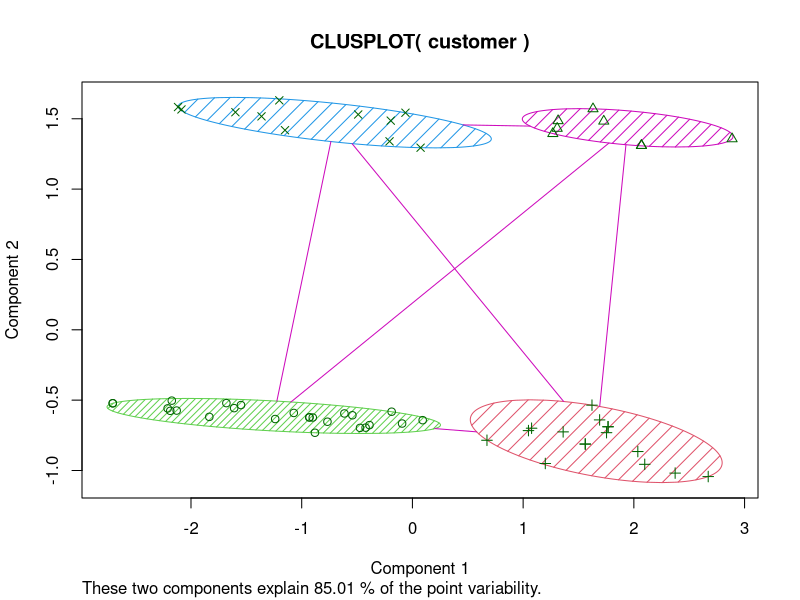
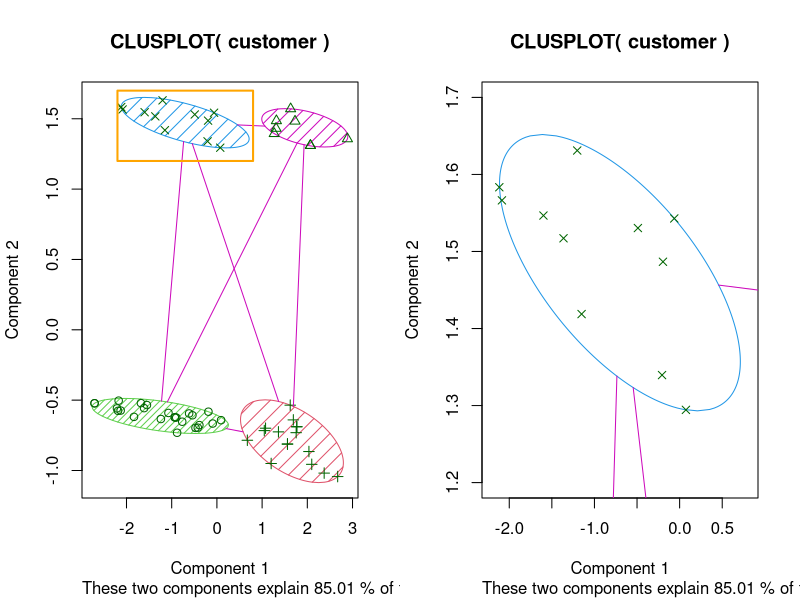
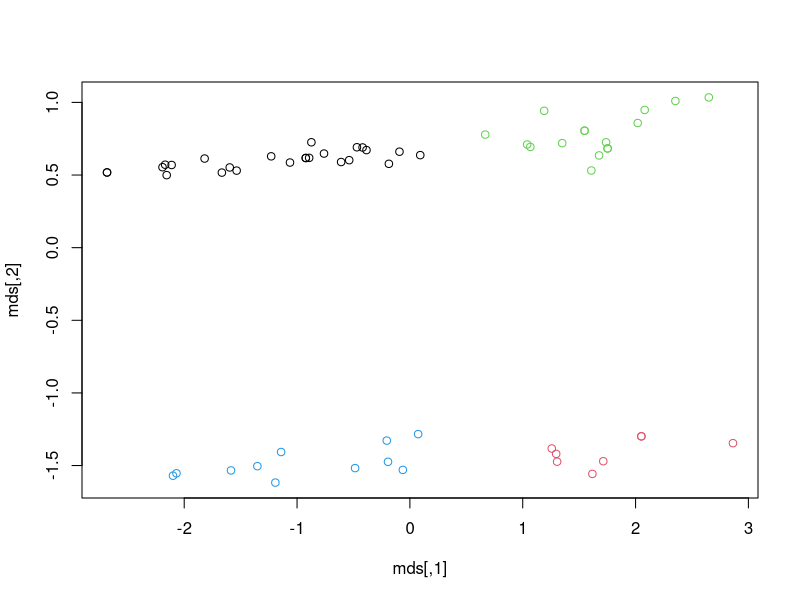

Write R code to recreate these figures, in order.
# Drawing a bivariate cluster plot

customer = read.csv('data/customer.csv', header = TRUE)
customer = scale(customer[,-1])

set.seed(22)

# Use k-means to cluster the customer data
fit = kmeans(customer, 4)

library(cluster) # install.packages("cluster")

# Draw a bivariate cluster plot
clusplot(customer, fit$cluster, color = TRUE, shade = TRUE)

# Zoom into the bivariate cluster plot
dev.off()

par(mfrow = c(1, 2)) # Set-up two plots (1 row and 2 columns)

clusplot(customer, fit$cluster, color = TRUE, shade = TRUE)
rect(-2.2, 1.2, 0.8, 1.7, border = "orange", lwd = 2) # x-left, y-bottom, x-right, y-top

clusplot(customer, fit$cluster, color = TRUE, xlim = c(-2.2, 0.8), ylim = c(1.2, 1.7)) # Value for xlim, ylim will match above

# ======================================== #

# The clusplot function uses princomp and cmdscale to reduce the original feature dimension to the principal component.
# Therefore, one can see how data is clustered in a single plot with these two components as the x-axis and y-axis.

dev.off()
mds = cmdscale(dist(customer), k = 2)
plot(mds, col = fit$cluster)
